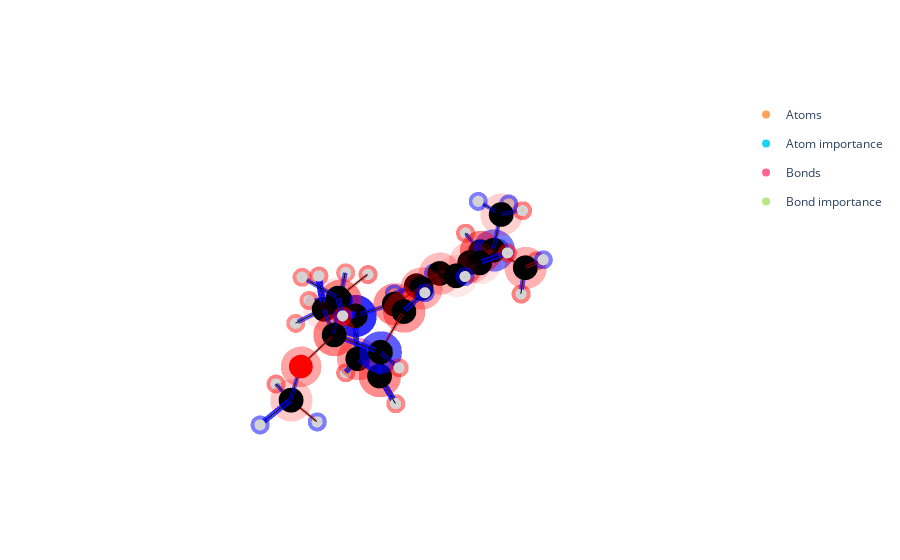

Write notebook code for a chart like this one.
### Code cell
main(mol_graph=mol, mol='l', explanation=explanation, palette='normal')
